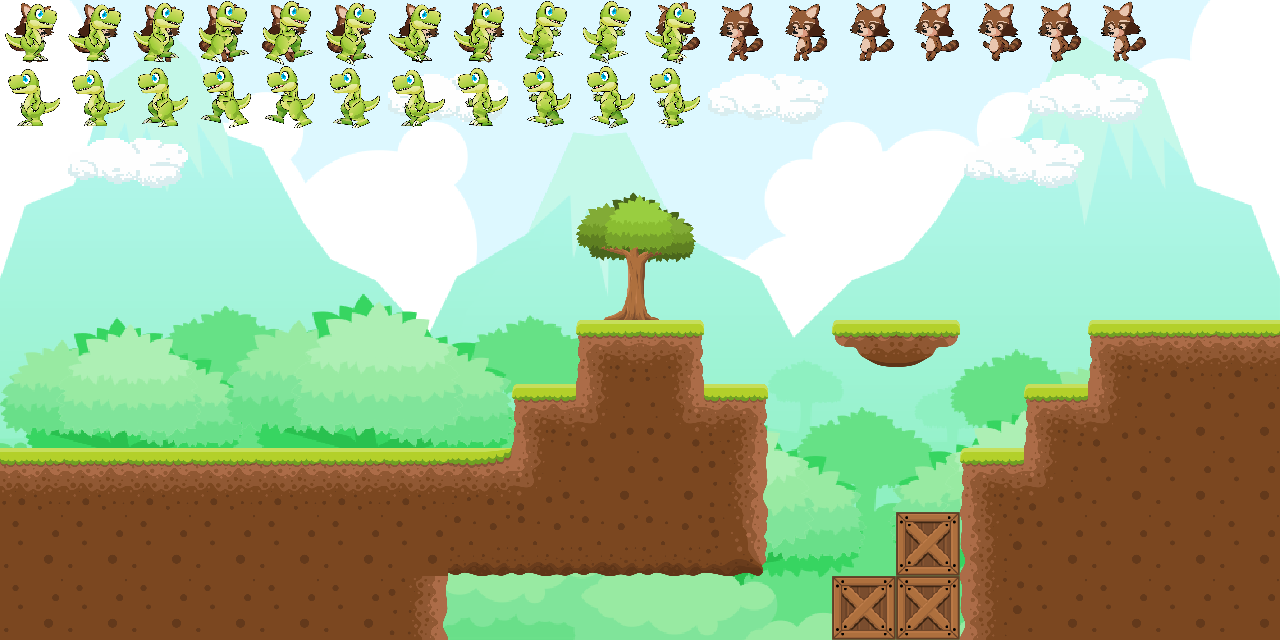

Below is a game level as drawn by its tile map, then a one-line description and the .tmx file that defines it, in full:
An orthogonal 20x10 tile map with 64x64 px tiles, 5 tile layers (pozadina, platforme, ukras, racoon, ...), 5 tilesets and 2 objects (coin, gljiva).

<map version="1.8" tiledversion="1.8.2" orientation="orthogonal" renderorder="right-down" width="20" height="10" tilewidth="64" tileheight="64" infinite="0" nextlayerid="11" nextobjectid="15">
 <editorsettings>
  <export target="../../vjezbe8.js" format="js" />
 </editorsettings>
 <tileset firstgid="1" name="grass_dirt_water" tilewidth="64" tileheight="64" tilecount="48" columns="6" objectalignment="topleft">
  <image source="pics/grass_dirt_water.png" trans="ff00ff" width="384" height="512" />
 </tileset>
 <tileset firstgid="49" name="dino" tilewidth="64" tileheight="64" tilecount="22" columns="11" objectalignment="topleft">
  <image source="pics/dino.png" trans="ff00ff" width="704" height="128" />
 </tileset>
 <tileset firstgid="71" name="racoon" tilewidth="64" tileheight="64" tilecount="16" columns="8" objectalignment="topleft">
  <image source="pics/racoon.png" trans="ff00ff" width="512" height="128" />
 </tileset>
 <tileset firstgid="87" name="bg2" tilewidth="64" tileheight="64" tilecount="200" columns="20">
  <image source="pics/bg2.bmp" trans="ff00ff" width="1280" height="640" />
 </tileset>
 <tileset firstgid="287" name="spikeCoin" tilewidth="64" tileheight="64" tilecount="2" columns="2" objectalignment="topleft">
  <image source="pics/spikeCoin.png" trans="f7f7f7" width="128" height="64" />
 </tileset>
 <layer id="1" name="pozadina" width="20" height="10">
  <data encoding="csv">
87,88,89,90,91,92,93,94,95,96,97,98,99,100,101,102,103,104,105,106,
107,108,109,110,111,112,113,114,115,116,117,118,119,120,121,122,123,124,125,126,
127,128,129,130,131,132,133,134,135,136,137,138,139,140,141,142,143,144,145,146,
147,148,149,150,151,152,153,154,155,156,157,158,159,160,161,162,163,164,165,166,
167,168,169,170,171,172,173,174,175,176,177,178,179,180,181,182,183,184,185,186,
187,188,189,190,191,192,193,194,195,196,197,198,199,200,201,202,203,204,205,206,
207,208,209,210,211,212,213,214,215,216,217,218,219,220,221,222,223,224,225,226,
227,18,229,230,18,232,233,234,235,236,237,238,239,240,241,242,243,244,245,246,
247,18,249,250,18,252,253,254,255,256,257,258,259,260,261,262,263,264,265,266,
267,18,269,270,18,272,273,274,275,276,277,278,279,280,281,282,283,284,285,286
</data>
 </layer>
 <layer id="4" name="platforme" width="20" height="10">
  <data encoding="csv">
0,0,0,0,0,0,0,0,0,0,0,0,0,0,0,0,0,0,0,0,
0,0,0,0,0,0,0,0,0,0,0,0,0,0,0,0,0,0,0,0,
0,0,0,0,0,0,0,0,0,0,0,0,0,0,0,0,0,0,0,0,
0,0,0,0,0,0,0,0,0,0,0,0,0,0,0,0,0,0,0,0,
0,0,0,0,0,0,0,0,0,0,0,0,0,0,0,0,0,0,0,0,
0,0,0,0,0,0,0,0,0,1,3,0,0,13,15,0,0,1,2,2,
0,0,0,0,0,0,0,0,1,8,10,3,0,0,0,0,1,8,5,5,
2,2,2,2,2,2,2,7,8,5,5,6,0,0,0,1,8,5,5,5,
5,5,5,5,5,5,5,9,9,9,9,16,0,0,19,4,5,5,5,5,
5,5,5,5,5,5,6,0,0,0,0,0,0,19,19,4,5,5,5,5
</data>
 </layer>
 <objectgroup id="9" name="razno">
  <properties>
   <property name="class" value="items" />
  </properties>
  <object id="10" name="coin" gid="288" x="137.605" y="393.924" width="50" height="50" />
  <object id="14" name="gljiva" gid="21" x="1116.21" y="239.429" width="74.7143" height="89" />
 </objectgroup>
 <layer id="6" name="ukras" width="20" height="10">
  <data encoding="csv">
0,0,0,0,0,0,0,0,0,0,0,0,0,0,0,0,0,0,0,0,
0,0,0,0,0,0,37,38,0,0,0,37,38,0,0,0,37,38,0,0,
0,37,38,0,0,0,0,0,0,0,0,0,0,0,0,37,38,0,0,0,
0,0,0,0,0,0,0,0,0,26,27,0,0,0,0,0,0,0,0,0,
0,0,0,0,0,0,0,0,0,32,33,0,0,0,0,0,0,0,0,0,
0,0,0,0,0,0,0,0,0,0,0,0,0,0,0,0,0,0,0,0,
0,0,0,0,0,0,0,0,0,0,0,0,0,0,0,0,0,0,0,0,
0,0,0,0,0,0,0,0,0,0,0,0,0,0,0,0,0,0,0,0,
0,0,0,0,0,0,0,0,0,0,0,0,0,0,0,0,0,0,0,0,
0,0,0,0,0,0,0,0,0,0,0,0,0,0,0,0,0,0,0,0
</data>
 </layer>
 <layer id="7" name="racoon" width="20" height="10">
  <properties>
   <property name="class" value="racoon" />
  </properties>
  <data encoding="csv">
71,72,73,74,75,76,77,78,0,0,79,80,81,82,83,84,85,86,0,0,
0,0,0,0,0,0,0,0,0,0,0,0,0,0,0,0,0,0,0,0,
0,0,0,0,0,0,0,0,0,0,0,0,0,0,0,0,0,0,0,0,
0,0,0,0,0,0,0,0,0,0,0,0,0,0,0,0,0,0,0,0,
0,0,0,0,0,0,0,0,0,0,0,0,0,0,0,0,0,0,0,0,
0,0,0,0,0,0,0,0,0,0,0,0,0,0,0,0,0,0,0,0,
0,0,0,0,0,0,0,0,0,0,0,0,0,0,0,0,0,0,0,0,
0,0,0,0,0,0,0,0,0,0,0,0,0,0,0,0,0,0,0,0,
0,0,0,0,0,0,0,0,0,0,0,0,0,0,0,0,0,0,0,0,
0,0,0,0,0,0,0,0,0,0,0,0,0,0,0,0,0,0,0,0
</data>
 </layer>
 <layer id="8" name="dino" width="20" height="10">
  <properties>
   <property name="class" value="dinosaur" />
  </properties>
  <data encoding="csv">
49,50,51,52,53,54,55,56,57,58,59,0,0,0,0,0,0,0,0,0,
60,61,62,63,64,65,66,67,68,69,70,0,0,0,0,0,0,0,0,0,
0,0,0,0,0,0,0,0,0,0,0,0,0,0,0,0,0,0,0,0,
0,0,0,0,0,0,0,0,0,0,0,0,0,0,0,0,0,0,0,0,
0,0,0,0,0,0,0,0,0,0,0,0,0,0,0,0,0,0,0,0,
0,0,0,0,0,0,0,0,0,0,0,0,0,0,0,0,0,0,0,0,
0,0,0,0,0,0,0,0,0,0,0,0,0,0,0,0,0,0,0,0,
0,0,0,0,0,0,0,0,0,0,0,0,0,0,0,0,0,0,0,0,
0,0,0,0,0,0,0,0,0,0,0,0,0,0,0,0,0,0,0,0,
0,0,0,0,0,0,0,0,0,0,0,0,0,0,0,0,0,0,0,0
</data>
 </layer>
</map>
